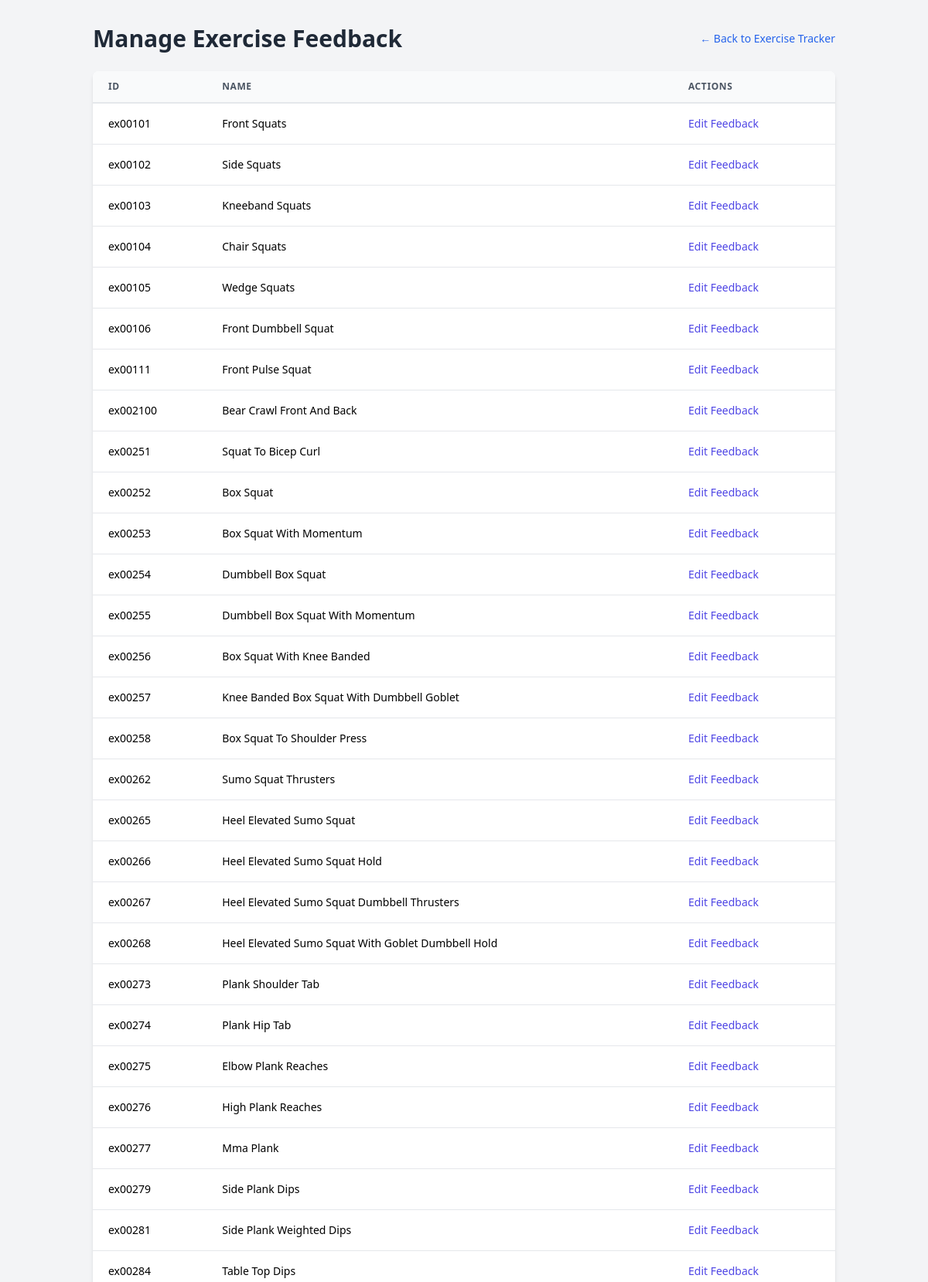
Page /manage-exercises (upper part) on the committed database.
### sql_app/models.py (models this page shows)
class Exercise(Base):
    __tablename__ = "exercises"
    id = Column(String, primary_key=True, index=True)
    name = Column(String)
    source = Column(String)
    rep = Column(Integer)
    timer = Column(Integer)
    orientation = Column(String)
    ori_error = Column(String)
    ori_pass = Column(String)
    condition = Column(Float)
    cond_error = Column(String)
    cond_pass = Column(String)
    state = Column(Integer)
    wait_timer = Column(Integer)
    error_move = Column(String)
    pass_move = Column(String)
    error_id = Column(String)
    pass_id = Column(String)
    pass_1 = Column(String)
    lb_error_1 = Column(String)
    ub_error_1 = Column(String)
    sub_rep_1 = Column(Integer)
    sub_state_1 = Column(Integer)
    sub_pass_11 = Column(String)
    sub_lb_error_11 = Column(String)
    sub_ub_error_11 = Column(String)
    sub_pass_12 = Column(String)
    sub_lb_error_12 = Column(String)
    sub_ub_error_12 = Column(String)
    pass_2 = Column(String)
    lb_error_2 = Column(String)
    ub_error_2 = Column(String)
    sub_rep_2 = Column(Integer)
    sub_state_2 = Column(Integer)
    sub_pass_21 = Column(String)
    sub_lb_error_21 = Column(String)
    sub_ub_error_21 = Column(String)
    sub_pass_22 = Column(String)
    sub_lb_error_22 = Column(String)
    sub_ub_error_22 = Column(String)
    sub_pass_23 = Column(String, nullable=True)
    sub_lb_error_23 = Column(String, nullable=True)
    sub_ub_error_23 = Column(String, nullable=True)
    sub_pass_24 = Column(String, nullable=True)
    sub_lb_error_24 = Column(String, nullable=True)
    sub_ub_error_24 = Column(String, nullable=True)
    sub_lb_pass_23 = Column(String, nullable=True)  # Added this field
    sub_lb_pass_24 = Column(String, nullable=True)  # Added this field
    pass_3 = Column(String, nullable=True)
    lb_error_3 = Column(String, nullable=True)
    ub_error_3 = Column(String, nullable=True)

### main.py (the view)
@app.get("/manage-exercises", response_class=HTMLResponse)
async def manage_exercises_page(request: Request, db: Session = Depends(get_db)):
    exercises = crud.get_all_exercises(db)
    return templates.TemplateResponse("manage_exercises.html", {"request": request, "exercises": exercises})

### templates/manage_exercises.html (shortened to what this page needs)
<!DOCTYPE html>
<html lang="en">
<head>
    <script src="https://cdn.tailwindcss.com"></script>
</head>
<body class="bg-gray-100">
    <div class="container mx-auto p-8">
        <div class="flex justify-between items-center mb-6">
            <h1 class="text-3xl font-bold text-gray-800">Manage Exercise Feedback</h1>
            <a href="/" class="text-sm font-medium text-blue-600 hover:text-blue-800 hover:underline transition-colors">
                ← Back to Exercise Tracker
            </a>
        </div>
        <div class="bg-white shadow-md rounded-lg overflow-hidden">
            <table class="min-w-full leading-normal">
                <thead>
                    <tr>
                        <th class="px-5 py-3 border-b-2 border-gray-200 bg-gray-50 text-left text-xs font-semibold text-gray-600 uppercase tracking-wider">ID</th>
                        <th class="px-5 py-3 border-b-2 border-gray-200 bg-gray-50 text-left text-xs font-semibold text-gray-600 uppercase tracking-wider">Name</th>
                        <th class="px-5 py-3 border-b-2 border-gray-200 bg-gray-50 text-left text-xs font-semibold text-gray-600 uppercase tracking-wider">Actions</th>
                    </tr>
                </thead>
                <tbody>
                    {% for exercise in exercises %}
                    <tr class="hover:bg-gray-50">
                        <td class="px-5 py-4 border-b border-gray-200 bg-white text-sm">{{ exercise.id }}</td>
                        <td class="px-5 py-4 border-b border-gray-200 bg-white text-sm">{{ exercise.name }}</td>
                        <td class="px-5 py-4 border-b border-gray-200 bg-white text-sm">
                            <a href="/edit-exercise/{{ exercise.id }}" class="text-indigo-600 hover:text-indigo-900 mr-4">Edit Feedback</a>
                        </td>
                    </tr>
                    {% endfor %}
                </tbody>
            </table>
        </div>
    </div>
</body>
</html>

### rows in the picture
Exercise: id "ex00101", name "Front Squats"
Exercise: id "ex00102", name "Side Squats"
Exercise: id "ex00103", name "Kneeband Squats"
Exercise: id "ex00104", name "Chair Squats"
Exercise: id "ex00105", name "Wedge Squats"
Exercise: id "ex00106", name "Front Dumbbell Squat"
Exercise: id "ex00111", name "Front Pulse Squat"
Exercise: id "ex002100", name "Bear Crawl Front And Back"
Exercise: id "ex00251", name "Squat To Bicep Curl"
Exercise: id "ex00252", name "Box Squat"
Exercise: id "ex00253", name "Box Squat With Momentum"
Exercise: id "ex00254", name "Dumbbell Box Squat"
Exercise: id "ex00255", name "Dumbbell Box Squat With Momentum"
Exercise: id "ex00256", name "Box Squat With Knee Banded"
Exercise: id "ex00257", name "Knee Banded Box Squat With Dumbbell Goblet"
Exercise: id "ex00258", name "Box Squat To Shoulder Press"
Exercise: id "ex00262", name "Sumo Squat Thrusters"
Exercise: id "ex00265", name "Heel Elevated Sumo Squat"
Exercise: id "ex00266", name "Heel Elevated Sumo Squat Hold"
Exercise: id "ex00267", name "Heel Elevated Sumo Squat Dumbbell Thrusters"
Exercise: id "ex00268", name "Heel Elevated Sumo Squat With Goblet Dumbbell Hold"
Exercise: id "ex00273", name "Plank Shoulder Tab"
Exercise: id "ex00274", name "Plank Hip Tab"
Exercise: id "ex00275", name "Elbow Plank Reaches"
Exercise: id "ex00276", name "High Plank Reaches"
Exercise: id "ex00277", name "Mma Plank"
Exercise: id "ex00279", name "Side Plank Dips"
Exercise: id "ex00281", name "Side Plank Weighted Dips"
Exercise: id "ex00284", name "Table Top Dips"
